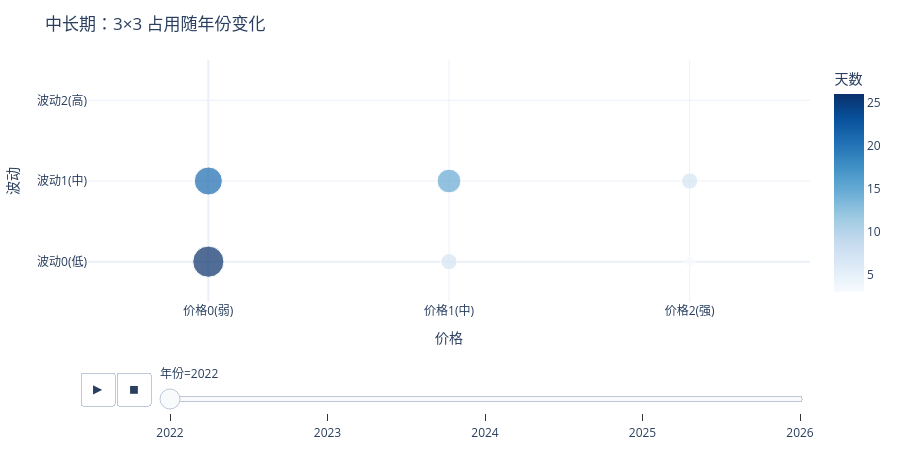

The notebook cell saved with this chart:
### Code cell
plot_animation('长价格', '长波动', '中长期').show()

### Figure 1 — Plotly figure (JSON) as saved in the notebook; plotly's stock layout.template omitted (floating-point values rounded to 4 significant figures)
{"data": [{"hovertemplate": "年份=2022<br>价格=%{x}<br>波动=%{y}<br>天数=%{marker.color}<extra></extra>", "legendgroup": "", "marker": {"color": [26, 21, 7, 15, 3, 7], "coloraxis": "coloraxis", "size": [26, 21, 7, 15, 3, 7], "sizemode": "area", "sizeref": 0.05333, "symbol": "circle"}, "mode": "markers", "name": "", "orientation": "v", "showlegend": false, "type": "scatter", "x": [0, 0, 1, 1, 2, 2], "xaxis": "x", "y": [0.0, 1.0, 0.0, 1.0, 0.0, 1.0], "yaxis": "y"}], "layout": {"coloraxis": {"autocolorscale": false, "colorbar": {"title": {"text": "天数"}}, "colorscale": [[0.0, "rgb(247,251,255)"], [0.125, "rgb(222,235,247)"], [0.25, "rgb(198,219,239)"], [0.375, "rgb(158,202,225)"], [0.5, "rgb(107,174,214)"], [0.625, "rgb(66,146,198)"], [0.75, "rgb(33,113,181)"], [0.875, "rgb(8,81,156)"], [1.0, "rgb(8,48,107)"]]}, "height": 460, "legend": {"itemsizing": "constant", "tracegroupgap": 0}, "margin": {"b": 40, "l": 40, "r": 20, "t": 60}, "sliders": [{"active": 0, "currentvalue": {"prefix": "年份="}, "len": 0.9, "pad": {"b": 10, "t": 60}, "steps": [{"args": [["2022"], {"frame": {"duration": 0, "redraw": false}, "fromcurrent": true, "mode": "immediate", "transition": {"duration": 0, "easing": "linear"}}], "label": "2022", "method": "animate"}, {"args": [["2023"], {"frame": {"duration": 0, "redraw": false}, "fromcurrent": true, "mode": "immediate", "transition": {"duration": 0, "easing": "linear"}}], "label": "2023", "method": "animate"}, {"args": [["2024"], {"frame": {"duration": 0, "redraw": false}, "fromcurrent": true, "mode": "immediate", "transition": {"duration": 0, "easing": "linear"}}], "label": "2024", "method": "animate"}, {"args": [["2025"], {"frame": {"duration": 0, "redraw": false}, "fromcurrent": true, "mode": "immediate", "transition": {"duration": 0, "easing": "linear"}}], "label": "2025", "method": "animate"}, {"args": [["2026"], {"frame": {"duration": 0, "redraw": false}, "fromcurrent": true, "mode": "immediate", "transition": {"duration": 0, "easing": "linear"}}], "label": "2026", "method": "animate"}], "x": 0.1, "xanchor": "left", "y": 0, "yanchor": "top"}], "title": {"text": "中长期：3×3 占用随年份变化"}, "updatemenus": [{"buttons": [{"args": [null, {"frame": {"duration": 500, "redraw": false}, "fromcurrent": true, "mode": "immediate", "transition": {"duration": 500, "easing": "linear"}}], "label": "&#9654;", "method": "animate"}, {"args": [[null], {"frame": {"duration": 0, "redraw": false}, "fromcurrent": true, "mode": "immediate", "transition": {"duration": 0, "easing": "linear"}}], "label": "&#9724;", "method": "animate"}], "direction": "left", "pad": {"r": 10, "t": 70}, "showactive": false, "type": "buttons", "x": 0.1, "xanchor": "right", "y": 0, "yanchor": "top"}], "xaxis": {"anchor": "y", "domain": [0.0, 1.0], "range": [-0.5, 2.5], "tickmode": "array", "ticktext": ["价格0(弱)", "价格1(中)", "价格2(强)"], "tickvals": [0, 1, 2], "title": {"text": "价格"}}, "yaxis": {"anchor": "x", "domain": [0.0, 1.0], "range": [-0.5, 2.5], "tickmode": "array", "ticktext": ["波动0(低)", "波动1(中)", "波动2(高)"], "tickvals": [0, 1, 2], "title": {"text": "波动"}}}}
